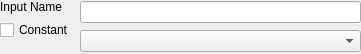
<?xml version="1.0" encoding="UTF-8"?>
<ui version="4.0">
 <class>InputScalarWidget</class>
 <widget class="QWidget" name="InputScalarWidget">
  <property name="geometry">
   <rect>
    <x>0</x>
    <y>0</y>
    <width>361</width>
    <height>54</height>
   </rect>
  </property>
  <property name="sizePolicy">
   <sizepolicy hsizetype="MinimumExpanding" vsizetype="MinimumExpanding">
    <horstretch>0</horstretch>
    <verstretch>0</verstretch>
   </sizepolicy>
  </property>
  <property name="windowTitle">
   <string>Form</string>
  </property>
  <layout class="QHBoxLayout" name="horizontalLayout">
   <property name="leftMargin">
    <number>0</number>
   </property>
   <property name="topMargin">
    <number>0</number>
   </property>
   <property name="rightMargin">
    <number>0</number>
   </property>
   <property name="bottomMargin">
    <number>0</number>
   </property>
   <item>
    <layout class="QVBoxLayout" name="verticalLayout">
     <item>
      <widget class="QLabel" name="labelName">
       <property name="text">
        <string>Input Name</string>
       </property>
      </widget>
     </item>
     <item>
      <widget class="QCheckBox" name="cbIsConst">
       <property name="text">
        <string>Constant</string>
       </property>
      </widget>
     </item>
     <item>
      <spacer name="verticalSpacer">
       <property name="orientation">
        <enum>Qt::Vertical</enum>
       </property>
       <property name="sizeHint" stdset="0">
        <size>
         <width>20</width>
         <height>0</height>
        </size>
       </property>
      </spacer>
     </item>
    </layout>
   </item>
   <item>
    <layout class="QVBoxLayout" name="verticalLayout_2">
     <item>
      <widget class="QLineEdit" name="leScalar"/>
     </item>
     <item>
      <widget class="rviz::EditableComboBox" name="cbDynamicScalar"/>
     </item>
    </layout>
   </item>
  </layout>
 </widget>
 <customwidgets>
  <customwidget>
   <class>rviz::EditableComboBox</class>
   <extends>QComboBox</extends>
   <header>rviz/properties/editable_combo_box.h</header>
  </customwidget>
 </customwidgets>
 <resources/>
 <connections>
  <connection>
   <sender>cbIsConst</sender>
   <signal>clicked(bool)</signal>
   <receiver>InputScalarWidget</receiver>
   <slot>setConstant(bool)</slot>
   <hints>
    <hint type="sourcelabel">
     <x>24</x>
     <y>33</y>
    </hint>
    <hint type="destinationlabel">
     <x>25</x>
     <y>155</y>
    </hint>
   </hints>
  </connection>
  <connection>
   <sender>leScalar</sender>
   <signal>editingFinished()</signal>
   <receiver>InputScalarWidget</receiver>
   <slot>constScalarEdited()</slot>
   <hints>
    <hint type="sourcelabel">
     <x>299</x>
     <y>7</y>
    </hint>
    <hint type="destinationlabel">
     <x>581</x>
     <y>45</y>
    </hint>
   </hints>
  </connection>
  <connection>
   <sender>cbDynamicScalar</sender>
   <signal>currentIndexChanged(QString)</signal>
   <receiver>InputScalarWidget</receiver>
   <slot>dynamicScalarChanged(QString)</slot>
   <hints>
    <hint type="sourcelabel">
     <x>258</x>
     <y>46</y>
    </hint>
    <hint type="destinationlabel">
     <x>283</x>
     <y>129</y>
    </hint>
   </hints>
  </connection>
 </connections>
 <slots>
  <slot>setConstant(bool)</slot>
  <slot>constScalarEdited()</slot>
  <slot>dynamicScalarChanged(QString)</slot>
 </slots>
</ui>
